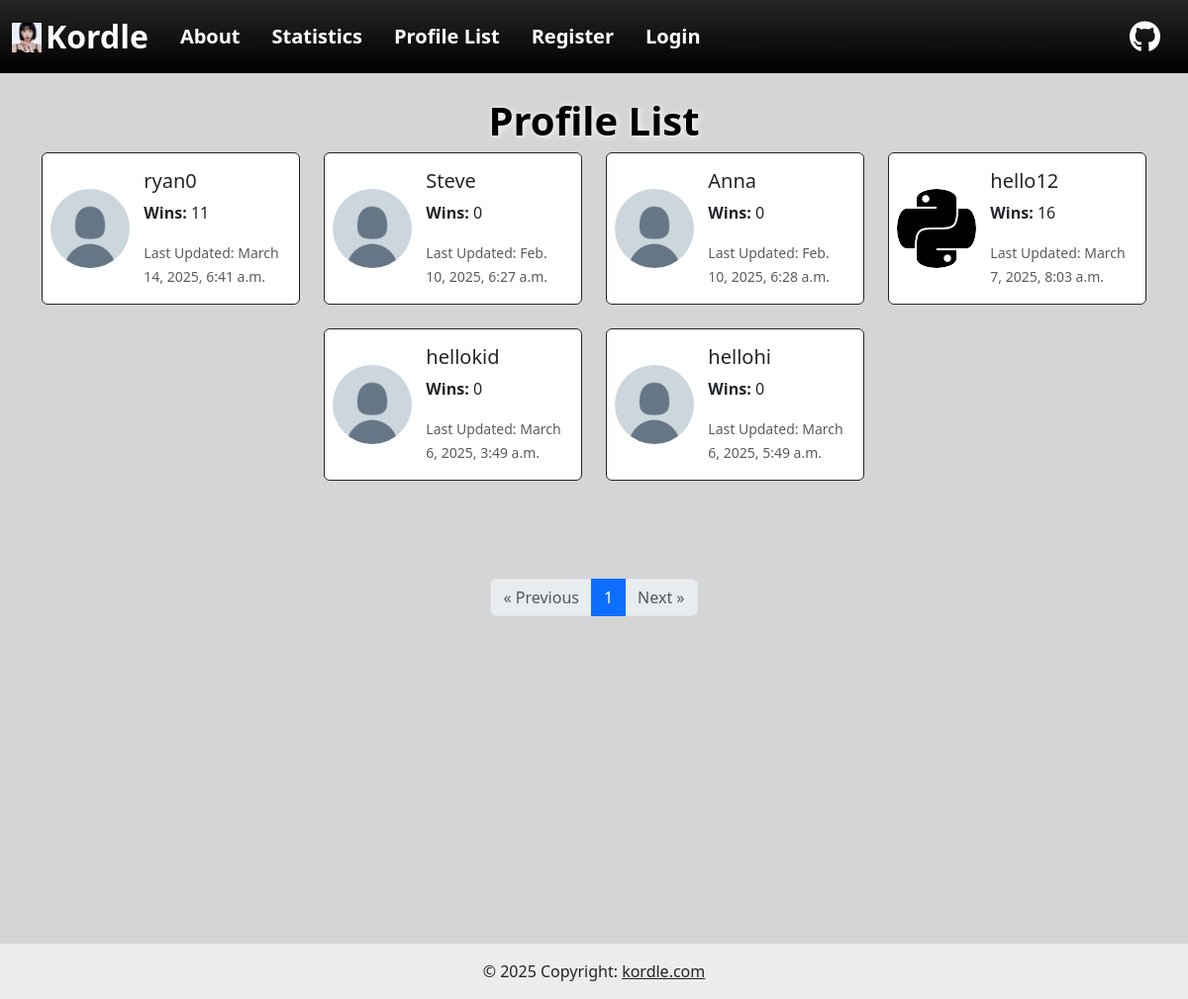
/profile_list/, run on the app's committed database.
### myApp/models.py (models this page shows, shortened)
class Profile(models.Model):
    user = models.OneToOneField(User, on_delete=models.CASCADE)
    wins = models.PositiveIntegerField(default=0)
    date_modified = models.DateTimeField(User, auto_now=True)
    profile_image = models.ImageField(null=True, blank=True, upload_to='images/')

### myApp/views.py (the view)
# urls.py: path('profile_list/', views.profile_list, name='profile_list'),
def profile_list(request):
    profiles = Profile.objects.all()
    paginator = Paginator(profiles, 10)
    page_number = request.GET.get("page")
    page_obj = paginator.get_page(page_number)
    return render(request, "profile_list.html", {"page_obj": page_obj})

### myApp/templates/profile_list.html (shortened to what this page needs)
{% extends "./base.html" %}
{% load static %}
{% block content %}
<body style="background-color: rgb(213, 213, 213);">
    <h1 class="text-center fs-1 fw-bold text-black" style="text-shadow: 1px 1px 6px white;">Profile List</h1>
    {% if page_obj %}
    <div class="min-vh-100">
        <div class="row justify-content-center" style="margin-bottom: 75px;">
            {% for profile in page_obj %}
                <div class="col-md-6 col-lg-3 d-flex justify-content-center">
                    <div class="card mb-4 bg-white border-dark" style="max-width: 400px;">
                        <div class="row g-0">
                            <div class="col-4 d-flex align-items-center">
                                {% if profile.profile_image %}
                                <img src="{{ profile.profile_image.url }}" width="80", height="80", class="ms-2 rounded-circle" alt="Profile Image">
                                {% else %}
                                <img src="{% static 'myApp/images/7ayjc8s4j2n61.png' %}" width="80", height="80", class="ms-2 rounded-circle" alt="Profile Image">
                                {% endif %}
                            </div>
                            <div class="col-8">
                                <div class="card-body">
                                    <h5 class="card-title">{{ profile.user.username }}</h5>
                                    <p class="card-text"><strong>Wins:</strong> {{ profile.wins }}</p>
                                    <p class="card-text"><small class="text-body-secondary">Last Updated: {{ profile.date_modified }}</small></p>
                                </div>
                            </div>
                        </div>
                    </div>
                </div>
            {% endfor %}
        </div>
        <div class="d-flex justify-content-center">
            <nav aria-label="Page navigation">
                <ul class="pagination">
                    {% if page_obj.has_previous %}
                        <li class="page-item">
                            <a class="page-link" href="?page={{ page_obj.previous_page_number }}" aria-label="Previous">
                                &laquo; Previous
                            </a>
                        </li>
                    {% else %}
                        <li class="page-item disabled">
                            <span class="page-link">&laquo; Previous</span>
                        </li>
                    {% endif %}
                    {% for num in page_obj.paginator.page_range %}
                        {% if page_obj.number == num %}
                            <li class="page-item active"><span class="page-link">{{ num }}</span></li>
                        {% else %}
                            <li class="page-item">
                                <a class="page-link" href="?page={{ num }}">{{ num }}</a>
                            </li>
                        {% endif %}
                    {% endfor %}
                    {% if page_obj.has_next %}
                        <li class="page-item">
                            <a class="page-link" href="?page={{ page_obj.next_page_number }}" aria-label="Next">
                                Next &raquo;
                            </a>
                        </li>
                    {% else %}
                        <li class="page-item disabled">
                            <span class="page-link">Next &raquo;</span>
                        </li>
                    {% endif %}
                </ul>
            </nav>
        </div>
    </div>
    {% else %}
        <p class="text-center text-muted">No profiles found.</p>
    {% endif %}
</body>
{% endblock %}

### data on the page
Profile: user.username "ryan0", wins "11", date_modified "March 14, 2025, 6:41 a.m."
Profile: user.username "Steve", wins "0", date_modified "Feb. 10, 2025, 6:27 a.m."
Profile: user.username "Anna", wins "0", date_modified "Feb. 10, 2025, 6:28 a.m."
Profile: profile_image (picture), user.username "hello12", wins "16", date_modified "March 7, 2025, 8:03 a.m."
Profile: user.username "hellokid", wins "0", date_modified "March 6, 2025, 3:49 a.m."
Profile: user.username "hellohi", wins "0", date_modified "March 6, 2025, 5:49 a.m."

### other printed values
{{ num }} "1"
